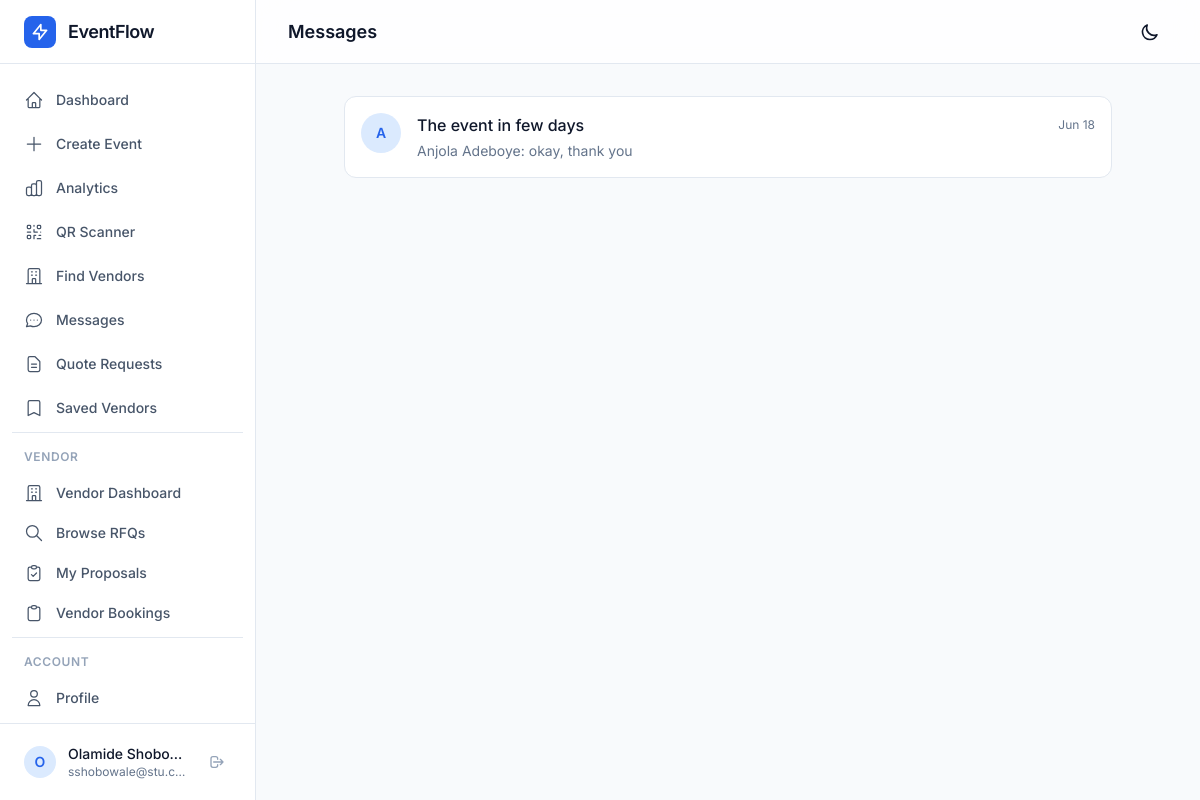
The app's page /messages/ (signed in) with its own data.
### core/models.py (models this page shows, shortened)
class Host(AbstractUser):
    phone = models.CharField(max_length=20, blank=True, default='')
    organization = models.CharField(max_length=200, blank=True, default='')
    avatar = models.ImageField(upload_to='avatars/', blank=True, null=True)
    bio = models.TextField(blank=True, default='')
    email_notifications = models.BooleanField(default=True)
    created_at = models.DateTimeField(auto_now_add=True)
    updated_at = models.DateTimeField(auto_now=True)

### collaboration/models.py (models this page shows, shortened)
class Conversation(models.Model):
    id = models.UUIDField(primary_key=True, default=uuid.uuid4, editable=False)
    event = models.ForeignKey(Event, on_delete=models.CASCADE, null=True, blank=True, related_name='conversations')
    booking = models.ForeignKey(Booking, on_delete=models.CASCADE, null=True, blank=True, related_name='conversations')
    participants = models.ManyToManyField(settings.AUTH_USER_MODEL, related_name='conversations')
    subject = models.CharField(max_length=300, blank=True, default='')
    created_at = models.DateTimeField(auto_now_add=True)
    updated_at = models.DateTimeField(auto_now=True)
    class Meta:
        ordering = ['-updated_at']
    def last_message(self):
        return self.messages.order_by('-created_at').first()

class Message(models.Model):
    id = models.UUIDField(primary_key=True, default=uuid.uuid4, editable=False)
    conversation = models.ForeignKey(Conversation, on_delete=models.CASCADE, related_name='messages')
    sender = models.ForeignKey(settings.AUTH_USER_MODEL, on_delete=models.CASCADE)
    content = models.TextField()
    attachment = models.FileField(upload_to='messages/', blank=True, null=True)
    read_by = models.ManyToManyField(settings.AUTH_USER_MODEL, related_name='read_messages', blank=True)
    created_at = models.DateTimeField(auto_now_add=True)
    class Meta:
        ordering = ['created_at']

### collaboration/views.py (the view)
# urls.py: path('messages/', collab_views.conversations, name='conversations'),
@login_required
def conversations(request):
    convos = Conversation.objects.filter(participants=request.user)
    return render(request, 'collaboration/conversations.html', {'conversations': convos})

### templates/collaboration/conversations.html (shortened to what this page needs)
{% extends "base_dashboard.html" %}
{% block page_title %}Messages{% endblock %}
{% block content %}
<div class="max-w-3xl mx-auto">
    {% if conversations %}
    <div class="bg-white dark:bg-surface-800 rounded-xl border border-surface-200 dark:border-surface-700 divide-y divide-surface-100 dark:divide-surface-700">
        {% for conv in conversations %}
        <a href="{% url 'conversation_detail' conversation_id=conv.id %}" class="p-4 flex items-start gap-4 hover:bg-surface-50 dark:hover:bg-surface-700/50 transition-colors block">
            <div class="w-10 h-10 rounded-full bg-brand-100 dark:bg-brand-900/30 flex items-center justify-center text-brand-600 font-semibold text-sm">
                {% for participant in conv.participants.all %}
                    {% if participant != user %}
                        {{ participant.get_full_name|default:participant.username|make_list|first|upper }}
                    {% endif %}
                {% endfor %}
            </div>
            <div class="flex-1 min-w-0">
                <div class="flex items-center justify-between mb-1">
                    <p class="font-medium truncate">{{ conv.subject|default:"Conversation" }}</p>
                    <span class="text-xs text-surface-500">{{ conv.updated_at|date:"M d" }}</span>
                </div>
                {% if conv.last_message %}
                <p class="text-sm text-surface-500 truncate">{{ conv.last_message.sender.get_full_name|default:conv.last_message.sender.username }}: {{ conv.last_message.content|truncatewords:12 }}</p>
                {% endif %}
            </div>
        </a>
        {% endfor %}
    </div>
    {% endif %}
</div>
{% endblock %}

### templates/base_dashboard.html (shortened to what this page needs)
{% load static %}
<!DOCTYPE html>
<html lang="en" class="scroll-smooth">
<head>
    <script src="https://cdn.tailwindcss.com"></script>
    <link rel="stylesheet" href="{% static 'css/app.css' %}">
</head>
<body class="bg-surface-50 dark:bg-surface-950 text-surface-900 dark:text-surface-50 font-sans antialiased transition-colors duration-300">
    <aside id="sidebar" class="fixed inset-y-0 left-0 z-40 w-64 bg-white dark:bg-surface-900 border-r border-surface-200 dark:border-surface-700 transform transition-transform duration-300 lg:translate-x-0 -translate-x-full">
        <div class="flex flex-col h-full">
            <div class="flex items-center gap-3 px-6 h-16 border-b border-surface-200 dark:border-surface-700">
                <div class="w-8 h-8 bg-brand-600 rounded-lg flex items-center justify-center">
                    <svg class="w-5 h-5 text-white" fill="none" stroke="currentColor" viewBox="0 0 24 24">
                        <path stroke-linecap="round" stroke-linejoin="round" stroke-width="2" d="M13 10V3L4 14h7v7l9-11h-7z"/>
                    </svg>
                </div>
                <span class="text-lg font-semibold tracking-tight">EventFlow</span>
            </div>
            <nav class="flex-1 px-3 py-4 space-y-1 overflow-y-auto">
                <a href="{% url 'dashboard' %}" class="nav-item flex items-center gap-3 px-3 py-2.5 rounded-lg text-sm font-medium transition-all duration-200
                    {% block nav_dashboard %}text-surface-600 dark:text-surface-400 hover:bg-surface-100 dark:hover:bg-surface-800{% endblock %}">
                    <svg class="w-5 h-5" fill="none" stroke="currentColor" viewBox="0 0 24 24"><path stroke-linecap="round" stroke-linejoin="round" stroke-width="1.5" d="M3 12l2-2m0 0l7-7 7 7M5 10v10a1 1 0 001 1h3m10-11l2 2m-2-2v10a1 1 0 01-1 1h-3m-6 0a1 1 0 001-1v-4a1 1 0 011-1h2a1 1 0 011 1v4a1 1 0 001 1m-6 0h6"/></svg>
                    Dashboard
                </a>
                <a href="{% url 'create_event' %}" class="nav-item flex items-center gap-3 px-3 py-2.5 rounded-lg text-sm font-medium transition-all duration-200
                    {% block nav_create %}text-surface-600 dark:text-surface-400 hover:bg-surface-100 dark:hover:bg-surface-800{% endblock %}">
                    <svg class="w-5 h-5" fill="none" stroke="currentColor" viewBox="0 0 24 24"><path stroke-linecap="round" stroke-linejoin="round" stroke-width="1.5" d="M12 4v16m8-8H4"/></svg>
                    Create Event
                </a>
                <a href="{% url 'analytics' %}" class="nav-item flex items-center gap-3 px-3 py-2.5 rounded-lg text-sm font-medium transition-all duration-200
                    {% block nav_analytics %}text-surface-600 dark:text-surface-400 hover:bg-surface-100 dark:hover:bg-surface-800{% endblock %}">
                    Analytics
                </a>
                <a href="{% url 'scanner' %}" class="nav-item flex items-center gap-3 px-3 py-2.5 rounded-lg text-sm font-medium transition-all duration-200
                    {% block nav_scanner %}text-surface-600 dark:text-surface-400 hover:bg-surface-100 dark:hover:bg-surface-800{% endblock %}">
                    QR Scanner
                </a>
                <a href="{% url 'vendor_marketplace' %}" class="nav-item flex items-center gap-3 px-3 py-2.5 rounded-lg text-sm font-medium transition-all duration-200
                    {% block nav_marketplace %}text-surface-600 dark:text-surface-400 hover:bg-surface-100 dark:hover:bg-surface-800{% endblock %}">
                    <svg class="w-5 h-5" fill="none" stroke="currentColor" viewBox="0 0 24 24"><path stroke-linecap="round" stroke-linejoin="round" stroke-width="1.5" d="M19 21V5a2 2 0 00-2-2H7a2 2 0 00-2 2v16m14 0h2m-2 0h-5m-9 0H3m2 0h5M9 7h1m-1 4h1m4-4h1m-1 4h1m-5 10v-5a1 1 0 011-1h2a1 1 0 011 1v5m-4 0h4"/></svg>
                    Find Vendors
                </a>
                <a href="{% url 'conversations' %}" class="nav-item flex items-center gap-3 px-3 py-2.5 rounded-lg text-sm font-medium transition-all duration-200
                    {% block nav_messages %}text-surface-600 dark:text-surface-400 hover:bg-surface-100 dark:hover:bg-surface-800{% endblock %}">
                    <svg class="w-5 h-5" fill="none" stroke="currentColor" viewBox="0 0 24 24"><path stroke-linecap="round" stroke-linejoin="round" stroke-width="1.5" d="M8 12h.01M12 12h.01M16 12h.01M21 12c0 4.418-4.03 8-9 8a9.863 9.863 0 01-4.255-.949L3 20l1.395-3.72C3.512 15.042 3 13.574 3 12c0-4.418 4.03-8 9-8s9 3.582 9 8z"/></svg>
                    Messages
                </a>
                <a href="{% url 'my_quote_requests' %}" class="nav-item flex items-center gap-3 px-3 py-2.5 rounded-lg text-sm font-medium transition-all duration-200
                    {% block nav_quotes %}text-surface-600 dark:text-surface-400 hover:bg-surface-100 dark:hover:bg-surface-800{% endblock %}">
                    <svg class="w-5 h-5" fill="none" stroke="currentColor" viewBox="0 0 24 24"><path stroke-linecap="round" stroke-linejoin="round" stroke-width="1.5" d="M9 12h6m-6 4h6m2 5H7a2 2 0 01-2-2V5a2 2 0 012-2h5.586a1 1 0 01.707.293l5.414 5.414a1 1 0 01.293.707V19a2 2 0 01-2 2z"/></svg>
                    Quote Requests
                </a>
                <a href="{% url 'saved_vendors' %}" class="nav-item flex items-center gap-3 px-3 py-2.5 rounded-lg text-sm font-medium transition-all duration-200
                    {% block nav_saved %}text-surface-600 dark:text-surface-400 hover:bg-surface-100 dark:hover:bg-surface-800{% endblock %}">
                    <svg class="w-5 h-5" fill="none" stroke="currentColor" viewBox="0 0 24 24"><path stroke-linecap="round" stroke-linejoin="round" stroke-width="1.5" d="M5 5a2 2 0 012-2h10a2 2 0 012 2v16l-7-3.5L5 21V5z"/></svg>
                    Saved Vendors
                </a>
                {% if user.is_authenticated and user.vendor_profile %}
                <div class="pt-4 mt-4 border-t border-surface-200 dark:border-surface-700">
                    <p class="px-3 text-xs font-semibold text-surface-400 dark:text-surface-500 uppercase tracking-wider mb-2">Vendor</p>
                    <a href="{% url 'vendor_dashboard' %}" class="nav-item flex items-center gap-3 px-3 py-2.5 rounded-lg text-sm font-medium transition-all duration-200
                        {% block nav_vendor_dash %}text-surface-600 dark:text-surface-400 hover:bg-surface-100 dark:hover:bg-surface-800{% endblock %}">
                        <svg class="w-5 h-5" fill="none" stroke="currentColor" viewBox="0 0 24 24"><path stroke-linecap="round" stroke-linejoin="round" stroke-width="1.5" d="M19 21V5a2 2 0 00-2-2H7a2 2 0 00-2 2v16m14 0h2m-2 0h-5m-9 0H3m2 0h5M9 7h1m-1 4h1m4-4h1m-1 4h1m-5 10v-5a1 1 0 011-1h2a1 1 0 011 1v5m-4 0h4"/></svg>
                        Vendor Dashboard
                    </a>
                    <a href="{% url 'browse_rfqs' %}" class="nav-item flex items-center gap-3 px-3 py-2.5 rounded-lg text-sm font-medium transition-all duration-200
                        {% block nav_browse_rfqs %}text-surface-600 dark:text-surface-400 hover:bg-surface-100 dark:hover:bg-surface-800{% endblock %}">
                        <svg class="w-5 h-5" fill="none" stroke="currentColor" viewBox="0 0 24 24"><path stroke-linecap="round" stroke-linejoin="round" stroke-width="1.5" d="M21 21l-6-6m2-5a7 7 0 11-14 0 7 7 0 0114 0z"/></svg>
                        Browse RFQs
                    </a>
                    <a href="{% url 'vendor_proposals' %}" class="nav-item flex items-center gap-3 px-3 py-2.5 rounded-lg text-sm font-medium transition-all duration-200
                        {% block nav_proposals %}text-surface-600 dark:text-surface-400 hover:bg-surface-100 dark:hover:bg-surface-800{% endblock %}">
                        <svg class="w-5 h-5" fill="none" stroke="currentColor" viewBox="0 0 24 24"><path stroke-linecap="round" stroke-linejoin="round" stroke-width="1.5" d="M9 5H7a2 2 0 00-2 2v12a2 2 0 002 2h10a2 2 0 002-2V7a2 2 0 00-2-2h-2M9 5a2 2 0 002 2h2a2 2 0 002-2M9 5a2 2 0 012-2h2a2 2 0 012 2m-6 9l2 2 4-4"/></svg>
                        My Proposals
                    </a>
                    <a href="{% url 'vendor_bookings' %}" class="nav-item flex items-center gap-3 px-3 py-2.5 rounded-lg text-sm font-medium transition-all duration-200
                        {% block nav_vendor_bookings %}text-surface-600 dark:text-surface-400 hover:bg-surface-100 dark:hover:bg-surface-800{% endblock %}">
                        <svg class="w-5 h-5" fill="none" stroke="currentColor" viewBox="0 0 24 24"><path stroke-linecap="round" stroke-linejoin="round" stroke-width="1.5" d="M9 5H7a2 2 0 00-2 2v12a2 2 0 002 2h10a2 2 0 002-2V7a2 2 0 00-2-2h-2M9 5a2 2 0 002 2h2a2 2 0 002-2M9 5a2 2 0 012-2h2a2 2 0 012 2"/></svg>
                        Vendor Bookings
                    </a>
                </div>
                {% endif %}
                <div class="pt-4 mt-4 border-t border-surface-200 dark:border-surface-700">
                    <p class="px-3 text-xs font-semibold text-surface-400 dark:text-surface-500 uppercase tracking-wider mb-2">Account</p>
                    <a href="{% url 'profile' %}" class="nav-item flex items-center gap-3 px-3 py-2.5 rounded-lg text-sm font-medium transition-all duration-200
                        {% block nav_profile %}text-surface-600 dark:text-surface-400 hover:bg-surface-100 dark:hover:bg-surface-800{% endblock %}">
                        <svg class="w-5 h-5" fill="none" stroke="currentColor" viewBox="0 0 24 24"><path stroke-linecap="round" stroke-linejoin="round" stroke-width="1.5" d="M16 7a4 4 0 11-8 0 4 4 0 018 0zM12 14a7 7 0 00-7 7h14a7 7 0 00-7-7z"/></svg>
                        Profile
                    </a>
                </div>
            </nav>
            <div class="p-3 border-t border-surface-200 dark:border-surface-700">
                <div class="flex items-center gap-3 px-3 py-2">
                    <div class="w-8 h-8 rounded-full bg-brand-100 dark:bg-brand-900 flex items-center justify-center text-brand-600 dark:text-brand-400 text-sm font-semibold">
                        {{ user.first_name|default:user.username|make_list|first|upper }}
                    </div>
                    <div class="flex-1 min-w-0">
                        <p class="text-sm font-medium truncate">{{ user.get_full_name|default:user.username }}</p>
                        <p class="text-xs text-surface-500 truncate">{{ user.email }}</p>
                    </div>
                    <a href="{% url 'logout' %}" class="p-1.5 rounded-lg text-surface-400 hover:text-error-500 hover:bg-error-50 dark:hover:bg-error-500/10 transition-colors" title="Logout">
                        <svg class="w-4 h-4" fill="none" stroke="currentColor" viewBox="0 0 24 24"><path stroke-linecap="round" stroke-linejoin="round" stroke-width="2" d="M17 16l4-4m0 0l-4-4m4 4H7m6 4v1a3 3 0 01-3 3H6a3 3 0 01-3-3V7a3 3 0 013-3h4a3 3 0 013 3v1"/></svg>
                    </a>
                </div>
            </div>
        </div>
    </aside>
    <div class="lg:ml-64 min-h-screen">
        <header class="sticky top-0 z-20 h-16 bg-white/80 dark:bg-surface-900/80 backdrop-blur-xl border-b border-surface-200 dark:border-surface-700">
            <div class="flex items-center justify-between h-full px-4 lg:px-8">
                <div class="flex items-center gap-4">
                    <h1 class="text-lg font-semibold">{% block page_title %}Dashboard{% endblock %}</h1>
                </div>
                <div class="flex items-center gap-3">
                    <button onclick="toggleDarkMode()" class="p-2 rounded-lg hover:bg-surface-100 dark:hover:bg-surface-800 transition-colors" title="Toggle dark mode">
                        <svg class="w-5 h-5 dark:hidden" fill="none" stroke="currentColor" viewBox="0 0 24 24"><path stroke-linecap="round" stroke-linejoin="round" stroke-width="2" d="M20.354 15.354A9 9 0 018.646 3.646 9.003 9.003 0 0012 21a9.003 9.003 0 008.354-5.646z"/></svg>
                    </button>
                </div>
            </div>
        </header>
        <main class="p-4 lg:p-8">
            {% block content %}{% endblock %}
        </main>
    </div>
</body>
</html>

### static/css/app.css (style rules this page uses)
* { box-sizing: border-box; }
body { font-family: 'Inter', system-ui, -apple-system, sans-serif; -webkit-font-smoothing: antialiased; -moz-osx-font-smoothing: grayscale; }
main { animation: fade-in 0.2s ease-out; }
*, *::before, *::after { transition-property: background-color, border-color, color; transition-duration: 0ms; }

### records on screen
Host: first_name|make_list "O", get_full_name "Olamide Shobo…", email "sshobowale@stu.c…"
Conversation: subject "The event in few days", updated_at "Jun 18", last_message.sender.get_full_name "Anjola Adeboye", last_message.content "okay, thank you"
Host: get_full_name|make_list "A"
